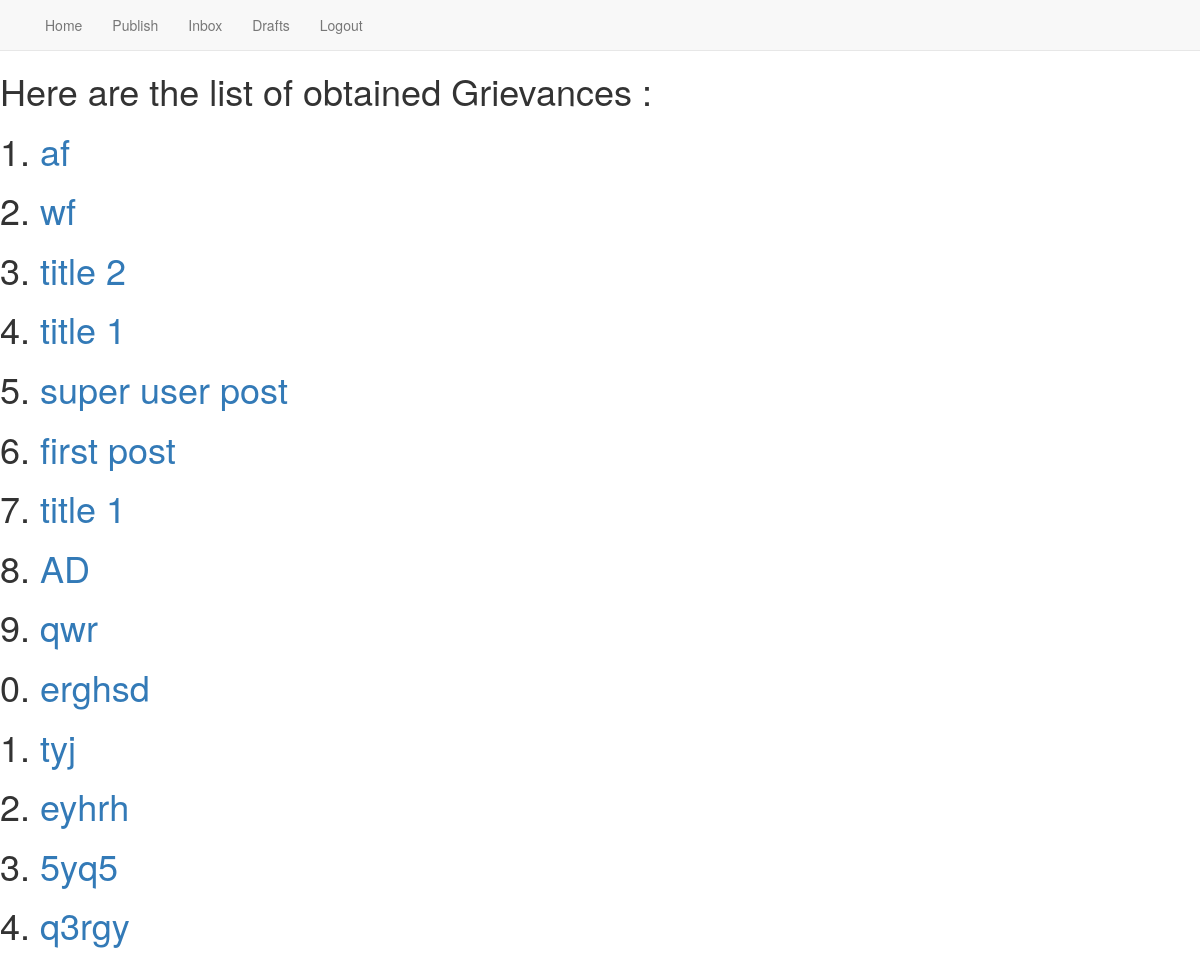
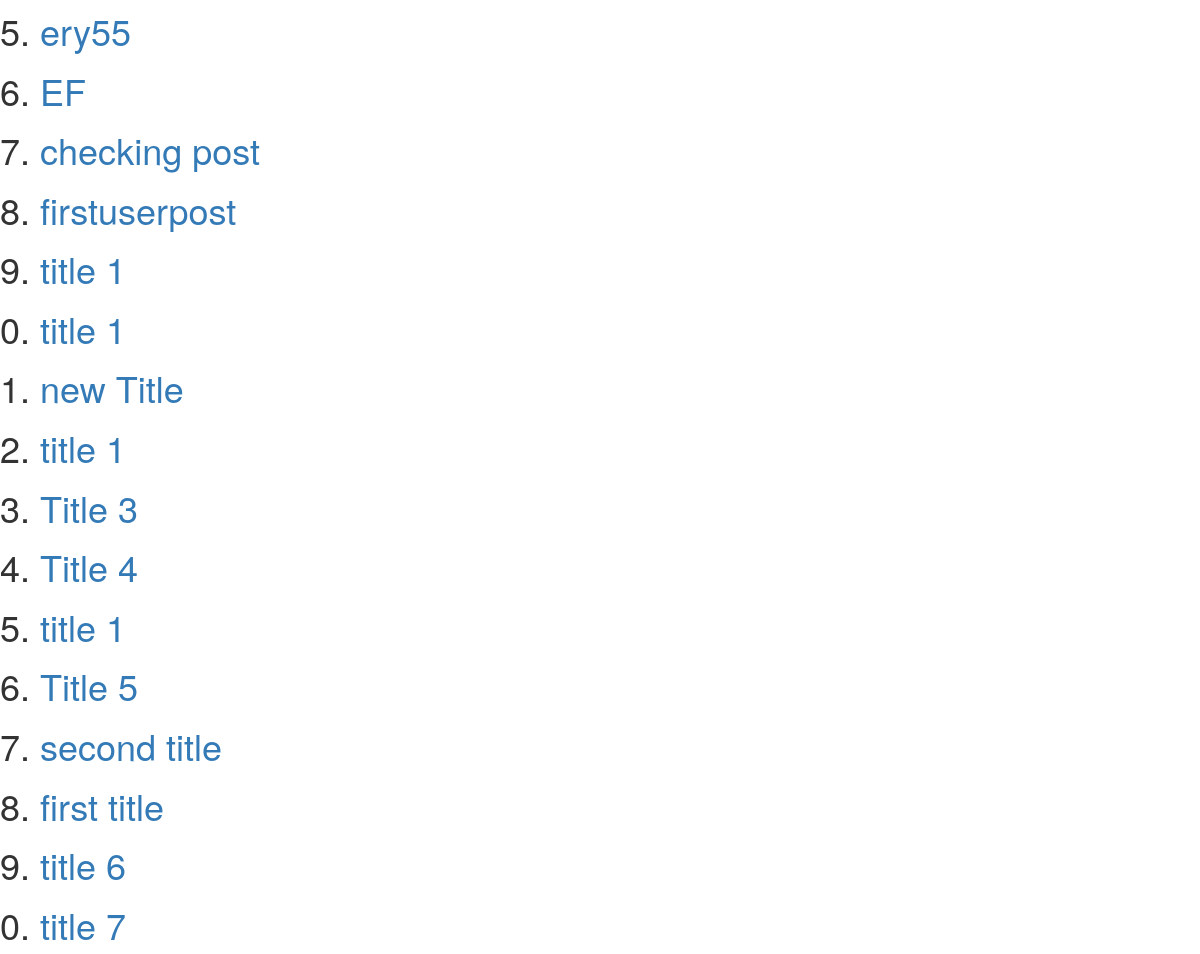
The page /super_post_list/ on the database its author committed (2 pictures, top to bottom).
### app/models.py (models this page shows, shortened)
class Post(models.Model):
    userpost = models.ForeignKey(UserInfo, on_delete=models.PROTECT, null=True, related_name='posts')
    uservote = models.ForeignKey(Publish,on_delete=models.PROTECT,null=True,related_name='votes')
    title = models.CharField(max_length=50, default=" ")
    text = models.TextField(max_length=512)
    publish_date = models.DateTimeField(blank=True, null=True)
    upvote = models.PositiveIntegerField(default=0)
    downvote = models.PositiveIntegerField(default=0)

### app/views.py (the view)
# urls.py: path('super_post_list/',views.SuperPostListView.as_view(),name='super_post_list'),
class SuperPostListView(ListView):
    context_object_name = 'super_post_list'
    template_name = 'app/super_post_list.html'
    model = Post
    def get_queryset(self):
        return Post.objects.all()

### app/templates/app/super_post_list.html
{% extends "super_login_page.html" %}
{% block super %}
    {% if super_post_list %}
        <h1>Here are the list of obtained Grievances : </h1>
        <ol>
            {% for i in super_post_list %}
                <h1><li><a href="{{i.id}}">{{i.title}}</a></li></h1>
            {% endfor %}
        </ol>
    {% else %}
        <h2>No Grievances are Addressed</h2>
    {% endif %}
{% endblock %}

### app/templates/app/super_login_page.html (shortened to what this page needs)
<!DOCTYPE html>
<html>
<head>
    <link rel="stylesheet" href="https://maxcdn.bootstrapcdn.com/bootstrap/3.3.7/css/bootstrap.min.css">
</head>
<body>
    <nav class="navbar navbar-default navbar-static-top">
        <div class="container">
            <ul class="nav navbar-nav">
                <li><a class="navbar-link" href="{% url 'home' %}">Home</a> </li>
                <li><a class="navbar-link" href="{% url 'publish_new' %}">Publish</a> </li>
                <li><a class="navbar-link" href="{% url 'super_post_list' %}">Inbox</a> </li>
                <li><a class="navbar-link" href="{% url 'publish_list' %}">Drafts</a> </li>
                <li><a class="navbar-link" href="{% url 'logout' %}">Logout</a> </li>
            </ul>
        </div>
    </nav>
    {% block super %}
    {% endblock %}
</body>
</html>

### rows shown on the page
Post: title "af"
Post: title "wf"
Post: title "title 2"
Post: title "title 1"
Post: title "super user post"
Post: title "first post"
Post: title "title 1"
Post: title "AD"
Post: title "qwr"
Post: title "erghsd"
Post: title "tyj"
Post: title "eyhrh"
Post: title "5yq5"
Post: title "q3rgy"
Post: title "ery55"
Post: title "EF"
Post: title "checking post"
Post: title "firstuserpost"
Post: title "title 1"
Post: title "title 1"
Post: title "new Title"
Post: title "title 1"
Post: title "Title 3"
Post: title "Title 4"
Post: title "title 1"
Post: title "Title 5"
Post: title "second title"
Post: title "first title"
Post: title "title 6"
Post: title "title 7"
